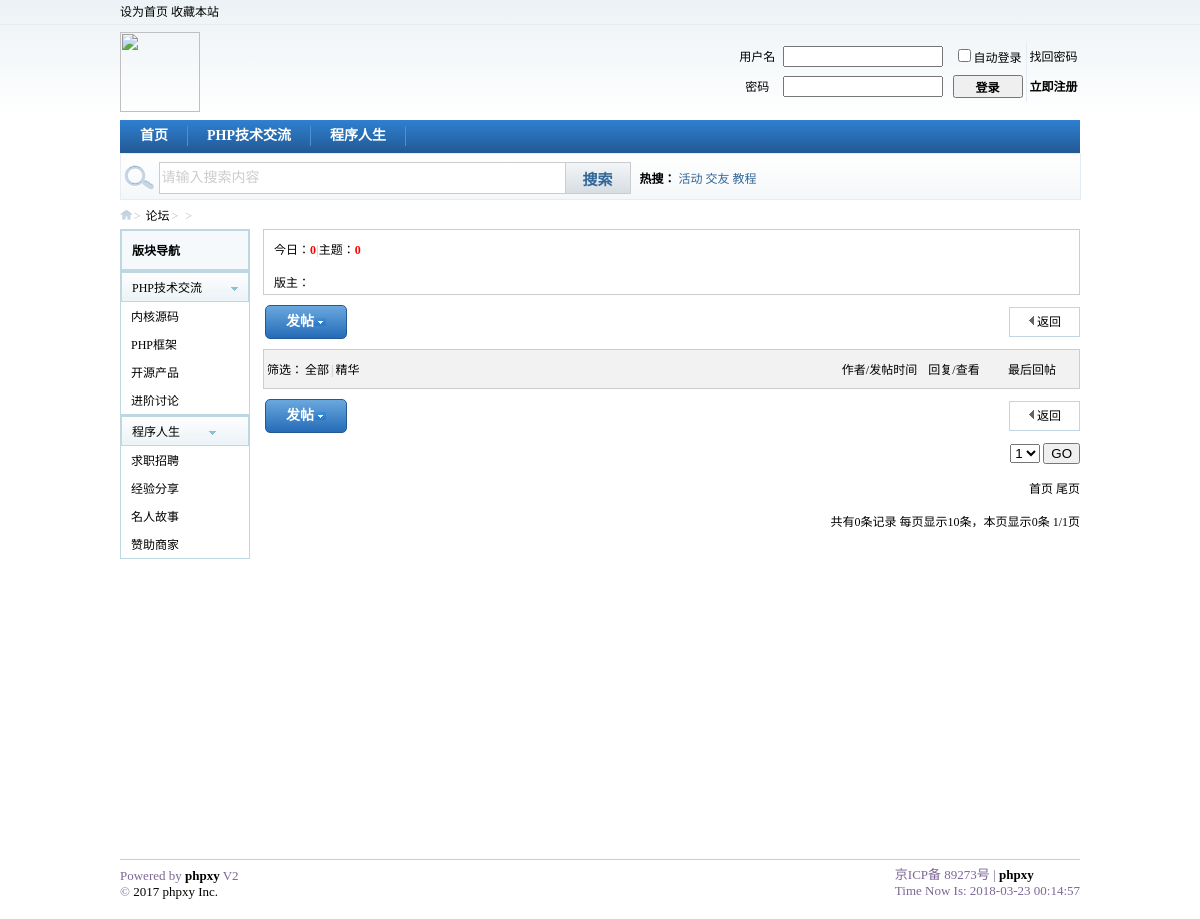
Page /list.php on the committed database.
### tables this page shows
CREATE TABLE IF NOT EXISTS `bbs_category` (
  `cid` int(10) NOT NULL AUTO_INCREMENT,
  `classname` varchar(60) NOT NULL COMMENT '版块名称',
  `parentid` int(10) NOT NULL COMMENT '父级ID',
  `classpath` char(20) DEFAULT NULL COMMENT '关系',
  `replycount` int(10) DEFAULT '0' COMMENT '回帖数量',
  `motifcount` int(10) NOT NULL DEFAULT '0' COMMENT '帖子数量',
  `compere` char(10) DEFAULT NULL COMMENT '版主',
  `classpic` varchar(255) NOT NULL DEFAULT 'public/img/classLogo.gif' COMMENT '板块ICON',
  `description` varchar(200) DEFAULT NULL COMMENT '板块描述',
  `orderby` smallint(6) NOT NULL DEFAULT '0' COMMENT '排序',
  `lastpost` varchar(255) DEFAULT NULL COMMENT '最后发表',
  `namestyle` char(10) DEFAULT NULL,
  `ispass` tinyint(2) NOT NULL DEFAULT '1' COMMENT '审核状态',
  PRIMARY KEY (`cid`)
);

### list.php (called while the page is built, shortened)
<?php
$link = dbConnect('localhost' ,'root' ,'123123' ,'dbOne' , 'utf8');
$forumLarge = dbSelect($link , 'bbs_category' , 'classname , cid , parentid' , 'parentid = 0 and ispass = 1' , 'orderby');
$classid = $_GET['classid'];
$forumSmall = dbSelect($link , 'bbs_category' , 'classname , cid , parentid' , 'parentid > 0 and ispass = 1' , 'orderby');
$parentid = dbSelect($link , 'bbs_category' , 'parentid' , "cid = '$classid'")[0][0];
$urlBig = dbSelect($link , 'bbs_category' , 'cid' , "cid = '$parentid'")[0][0];
$motifCount = dbSelect($link,'bbs_user u, bbs_details d','count(*)',"u.uid=d.authorid and classid='$classid ' and first=1 and isdel=0")[0][0];
$pageCount = 10;
if (empty($_GET['elite'])) {
	if ($motifCount == 0) {
		$todayCount = 0;
	}
	$pages = ceil($motifCount / $pageCount);
	if (empty($_GET['page'])) {
		$page = 1;
	} else {
		$page =  $_GET['page'];
	}
	if ($page <= 0 || $page > $pages) {
		$page = 1;
	}
	$pageStart = ($page - 1) * $pageCount;
	if (dbSelect($link , 'bbs_user u, bbs_details d' , 'title' , "u.uid=d.authorid and classid = '$classid' and tid = 0" , null , "$pageStart , $pageCount") == false) {
		$realCount = 0;
	} else {
		$realCount = count(dbSelect($link , 'bbs_user u, bbs_details d' , 'title' , "u.uid=d.authorid and classid = '$classid' and tid = 0 and isdel = 0 and isdisplay = 0" , null , "$pageStart , $pageCount"));
	}
}
if ($pages == 0) {
	$pages  = 1;
}
$vars = compact('title' , 'forumSmall' , 'titleSmall', 'titleBig' , 'todayCount' , 'motifCount' , 'classid' , 'compere' , 'urlBig' , 'pageCount' , 'pages', 'page' , 'author' , 'realCount' , 'details' , 'detailsElite' , 'forumLarge' , 'time', 'webName' , 'webUrl' , 'webCode');
display('list.html',$vars);

### helper/mysql.php (called while the page is built, shortened)
<?php
function dbSelect($link,$table,$fields='*',$where=null,$orderby=null,$limit=null)
{
	$sql = "select $fields from $table";
	$where = parseWhere($where);
	if ($where) {
		$sql .= ' where ' . $where;
	}
	if ($orderby) {
		$sql .= ' order by ' . $orderby;
	}
	if ($limit) {
		$sql .= ' limit ' . $limit;
	}
	$result = mysqli_query($link,$sql);
	if ($result && mysqli_num_rows($result)) {
		return mysqli_fetch_all($result,MYSQLI_BOTH);
	}
	return false;
}
function parseWhere($where)
{
	if (is_array($where)) {
		return join(' and ',$where);
	} else if (is_string($where)) {
		return $where;
	} else {
		return null;
	}
}

### caches/home/list_html.php (the view, shortened to what this page needs)
<html>
	<head>
		<link rel="stylesheet" type="text/css" href="../../public/css/list.css"/>
	</head>
	<body>
	<?php include 'D:/app/wamp64/www/php1714/bbsOne/caches/home/head_html.php'; ?>
	<div class="tier">
		<img src="../../public/img/tierHouse.png"/><span>></span>
		<a href="../../index.php">论坛</a><span>></span>
		<a href="index.php?jxid=<?=$urlBig;?>"><?=$titleBig;?></a><span>></span>
	</div>
	<div class="middle">
		<div class="left">
			<table cellspacing="0" border="1"  bordercolor="#BDD7E3">
				<tr>
					<td class="allTitle">版块导航</td>
				</tr>
			</table>
			<?php foreach ($forumLarge as $vLarge):?>
				<table cellspacing="0" border="1"  bordercolor="#BDD7E3">
					<tr>
						<td class="bigTitle"><a href="index.php?jxid=<?=$vLarge['cid'];?>"><?=$vLarge['classname'];?></a>
						<img src="../../public/img/listLeft1.png"/>
						</td>
					</tr>
					<?php foreach ($forumSmall as $vSmall):?>
					<?php if ($vSmall['parentid'] == $vLarge['cid']): ?>
						<tr>
							<td class="smallTitle"><a href="list.php?classid=<?=$vSmall['cid'];?>&page=1"><?=$vSmall['classname'];?>
							</a></td>
						</tr>
					<?php endif; ?>
					<?php endforeach;?>
				</table>
			<?php endforeach;?>
		</div>
		<div class="titleSmall">
			<span class="ts1"><?=$titleSmall;?></span> 今日：<span  class="ts2"><?=$todayCount;?></span><span class="ts4">|</span>主题：<span  class="ts2"><?=$motifCount;?></span>
			<br /><br />
			版主：<span  class="ts3"><?=$compere;?></span>
		</div>
		<div class="addLine">
			<a href="addc.php?classid=<?=$classid;?>">
				<div class="addBottun">
					发帖<img src="../../public/img/addBottun.png"/>
				</div>
			</a>
			<a href="index.php?jxid=<?=$urlBig;?>">
				<div class="backBottun">
					<img src="../../public/img/backBottun.png"/>返回
				</div>
			</a>
		</div>
		<div class="list">
			<table cellspacing="0"  rules = "none">
				<tr class="listMenu">
					<td width="38px" align="right">筛选：</td>
					<td width = "530px"><a href="list.php?classid=<?=$classid;?>&page=1">全部</a><span>|</span><a href="list.php?classid=<?=$classid;?>&page=1&elite=1">精华</a></td>
					<td width = "85px" align = "center">作者/发帖时间</td>
					<td width = "60px" align = "center">回复/查看</td>
					<td align = "center">最后回帖</td>
				</tr>
			</table>
		</div>
		<div class="addLine">
			<a href="addc.php?classid=<?=$classid;?>">
				<div class="addBottun">
					发帖<img src="../../public/img/addBottun.png"/>
				</div>
			</a>
			<a href="index.php?jxid=<?=$urlBig;?>">
				<div class="backBottun">
					<img src="../../public/img/backBottun.png"/>返回
				</div>
			</a>
		</div>
		<div class="limit">
			<?php if (isset($_GET['elite'])): ?>
			<form action="listLimit.php?elite=1" method="post">
			<?php else: ?>
			<form action="listLimit.php" method="post">
			<?php endif; ?>
				<select name="page">
					<?php for ($i = 1; $i <= $pages ;$i++):?>
					<option value="<?=$i;?>"><?=$i;?></option>
					<?php endfor;?>
				</select>
				<button>GO</button>
			</form>
			<br />
			<?php if (isset($_GET['elite'])): ?>
				<a href="list.php?classid=<?=$classid;?>&page=1&elite=1">首页</a>
				<?php if ($page > 1): ?>
				<a href="list.php?classid=<?=$classid;?>&page=<?=$page - 1;?>&elite=1">上一页</a>
				<?php endif; ?>
				<?php if ($page < $pages): ?>
				<a href="list.php?classid=<?=$classid;?>&page=<?=$page + 1;?>&elite=1">下一页</a>
				<?php endif; ?>
				<a href="list.php?classid=<?=$classid;?>&page=<?=$pages;?>&elite=1">尾页</a>
			<?php else: ?>
				<a href="list.php?classid=<?=$classid;?>&page=1">首页</a>
				<a href="list.php?classid=<?=$classid;?>&page=<?=$pages;?>">尾页</a>
			<?php endif; ?>
			<br /><br />
			共有<?=$motifCount;?>条记录	每页显示<?=$pageCount;?>条，本页显示<?=$realCount;?>条	<?=$page;?>/<?=$pages;?>页
		</div>
	</div>
	<?php include 'D:/app/wamp64/www/php1714/bbsOne/caches/home/foot_html.php'; ?>
	</body>
<html>

### caches/home/head_html.php (shortened to what this page needs)
<html>
	<head>
		<link rel="stylesheet" type="text/css" href="../../public/css/head.css"/>
	</head>
	<body>
		<div class="bgcolor">
			<div class="topRow">
				<a href="#">设为首页</a>
				<a href="#">收藏本站</a>
			</div>
			<hr style="height:1px; border:none; border-top:1px solid #E6EDF1; margin:0;"/>
			<div class="login">
				<a href="../../index.php"><img src="../../public/img/headLogo.jpg" height="80px"/></a>
				<?php if (empty($_COOKIE['username'])): ?>
					<div class="login3Type">
						<form action="../../login.php" method="post">
							<table  cellspacing="0">
								<tr  align="center">
									<td>用户名</td>
									<td><input type="text" name="username" /></td>
									<td class="loginTd"><input type="checkbox" name="autoLogin" value="1"/>自动登录</td>
									<td><a href = "getpass.php">找回密码</a></td>
								</tr>
								<tr  align="center">
									<td>密码</td>
									<td><input type="password" name="password"/></td>
									<td class="loginTd"><button>登录</button></td>
									<td><a href="register.php" id="loginA1"><b>立即注册</b></a></td>
								</tr>
							</table>
						</form>
					</div>
					<?php endif; ?>
			</div>
		</div>
		<div class="menu">
			<ul>
				<li class="menu1"><a href="index.php">首页</a></li>
				<?php if ($forumLarge !== false): ?>
					<?php foreach ($forumLarge as $k=>$val):?>
					<li class="menu3"><a href="/index.php?jxid=<?=$val['cid'];?>"><?=$val['classname'];?></a></li>
					<?php endforeach;?>
				<?php endif; ?>
			</ul>
		</div>
		<div class="search">
			<form method="post" action="search.php" class="searchf">
				<table border="0">
					<tr>
						<td><img src="../../public/img/searchLogo.png"/></td>
						<td><input type="text" name="keywds" placeholder="请输入搜索内容"/></td>
						<td><button>搜索</button></td>
						<td class="search_td1">
							<span style="font-weight:bolder;">热搜：</span>
							<a href="search.php?keywds=活动">活动</a>
							<a href="search.php?keywds=交友">交友</a>
							<a href="search.php?keywds=教程">教程</a>
						</td>
				</table>
			</form>
		</div>
	</body>
</html>

### public/css/list.css (style rules this page uses)
a { color:black; text-decoration:none; }
.tier { width:960px; height:29px; margin:0 auto 0; text-align:left; line-height:29px; font-size:12px; }
.tier span { color:#BDBDBD; margin:0 2px 0; }
.tier img { height:20px; position:relative; top:4px; }
.tier a { color:black; text-decoration:none; }
.middle { width:960px; height:620px; margin:0 auto; }
.left { width:130; float:left; }
.left table { width:130; font-size:12px; vertical-align:middle; text-align:left; }
.left td { padding:5px 0px 5px 10px; }
.left .allTitle { font-weight:bolder; padding:10px; background-color:#F5F9FB; }
.left .bigTitle { background:-webkit-gradient(linear, 0% 0%, 0% 100%,from(#FEFEFF), to(#EBF3F6)); }
.left .smallTitle { border:none; }
.titleSmall { width:795px; height:44px; border:1px solid #CDCDCD; float:right; font-size:12px; padding:10px; }
.titleSmall .ts2 { font-weight:bolder; color:red; }
.titleSmall .ts4 { font-weight:bolder; color:#CECFDF; }
.addLine { width:815px; height:40px; float:right; margin:7px 0 7px; }
.addBottun { width:80px; height:32px; background: -webkit-gradient(linear, left top, left bottom, from(#6AA8DE), to(#256BB8) ); border:1px solid #235994; text-align:center; line-height:32px; border-radius:5px; color:white; float:left; font-size:14px; font-weight:bolder; position:relative; top:3px; }
.backBottun { width:69px; height:28px; text-align:center; line-height:28px; float:right; font-size:12px; position:relative; top:5px; border:1px solid #C2D5E3; }
.list { width:815px; float:right; border:1px solid #CDCDCD; }
.list table { width:815px; font-size:12px; }
.list table tr { height:38px; }
.list .listMenu { background-color:#F2F2F2; border-bottom:1px solid #CDCDCD; }
.list .listMenu span { color:#BDBDBD; margin:0 2px 0; }
.limit { width:815px; font-size:12px; float:right; text-align:right; margin-bottom:10px; }
.limit form { margin:0; }

### public/css/head.css (style rules this page uses)
a { text-decoration:none; }
a:link { color:black; }
body { margin:0; font-family:'宋体'; }
.bgcolor { width:100%; background:-webkit-gradient(linear, 0% 0%, 0% 100%,from(#ECF2F5), to(#FFFFFF)); margin-bottom:-14px; }
.topRow { width:960px; height:24px; font-size:12px; padding-left:0px; margin:0 auto; line-height:24px; }
.login { width:960px; height:88px; padding-left:0px; margin:6px auto 0; }
.login3Type { width:343px; height:60px; margin-top:10px; float:right; }
.login3Type table { font-size:12px; width:343px; height:60px; }
.login button { width:70px; font-size:12px; font-weight:bolder; }
.login .loginTd { border-right:1px solid #E5EDF2; }
input[name=username] { width:160px; }
input[name=password] { width:160px; }
.menu { width:960px; height:33px; margin:0 auto 0; padding:0; background:-webkit-gradient(linear, 0% 0%, 0% 100%,from(#2E80D1), to(#235994)); }
.menu ul { list-style-type:none; font-weight:bolder; font-size:14px; position:relative; left:-39px; }
.menu ul a { color:white; }
.menu ul li { height:20px; float:left; padding:0 19px; border-right:1px solid #508FD0; margin:6px auto; line-height:20px; }
.search { width:959px; height:45px; background:-webkit-gradient(linear, 0% 0%, 0% 100%,from(#FFFFFF), to(#F4F7F9)); margin:0 auto; padding:0; line-height:45px; border: 1px solid #E5EDF2; }
.search input[type="text"] { width:407px; height:32px; border: 1px solid #CCCCCC; font-family:'宋体'; font-size:14px; }
.search table { position:relative; top:5px; }
.search button { background:-webkit-gradient(linear, 0% 0%, 0% 100%,from(#F3F6F8), to(#D6DDE2)); border: 1px solid #CCCCCC; color: #336699; width:66px; height:32px; text-align: center; text-decoration: none; display: inline-block; font-size: 15px; font-weight:bolder; position:relative; left:-5px; }
.search .search_td1 { font-size:12px; }
.search .search_td1 a:link { color:#336699; }

### public/css/foot.css (style rules this page uses)
a { text-decoration:none; }
a:link { color:black; }
body { margin:0; font-family:'宋体'; }

### rows in the picture
bbs_category: classname "PHP技术交流"
bbs_category: classname "程序人生"
bbs_category: classname "内核源码"
bbs_category: classname "PHP框架"
bbs_category: classname "开源产品"
bbs_category: classname "进阶讨论"
bbs_category: classname "求职招聘"
bbs_category: classname "经验分享"
bbs_category: classname "名人故事"
bbs_category: classname "赞助商家"

### other values in the picture
$todayCount "0"
$motifCount "0"
$pageCount "10"
$realCount "0"
$page "1"
$pages "1"
$webName "phpxy"
$webCode "京ICP备 89273号"
$time "2018-03-23 00:14:57"
form field page "1"
